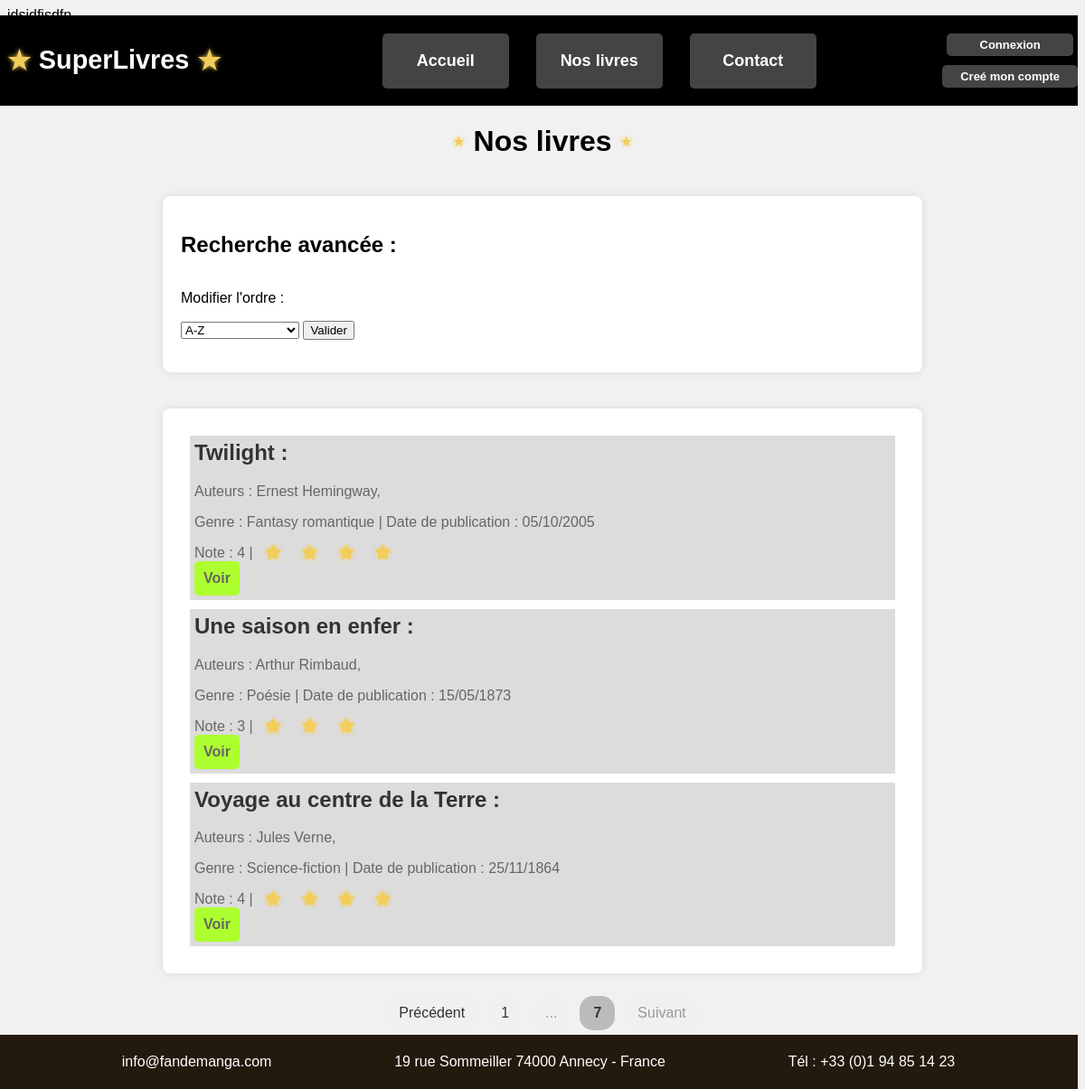
Screenshot of /Web/livres.php?pages=books&options=0&listbooks=7 with the database file from the repository.
### tables this page shows
CREATE TABLE Livre (
    id_livre INT AUTO_INCREMENT PRIMARY KEY,
    nom_livre VARCHAR(255) NOT NULL,
    date_de_publication DATE NOT NULL,
    genre VARCHAR(255),
    id_editeur INT,
    FOREIGN KEY (id_editeur) REFERENCES Editeur(id_editeur)
);

### Web/src/requests/table_books.php (called while the page is built, shortened)
<?php
function selectAllLivre($conn, $offset, $limit)
{
    $sql = "SELECT id_livre, nom_livre, date_de_publication, genre
             FROM Livre
             ORDER BY date_de_publication ASC
             LIMIT ? OFFSET ?";
    $stmt = mysqli_prepare($conn, $sql);
    mysqli_stmt_bind_param($stmt, "ii", $limit, $offset);
    mysqli_stmt_execute($stmt);
    $result = mysqli_stmt_get_result($stmt);
    return $result;
}
function selectCountLivre($conn)
{
    $sql = "SELECT COUNT(*) AS nb_livre FROM Livre";
    $result = mysqli_query($conn, $sql);
    if ($result) {
        $row = mysqli_fetch_assoc($result);
        return $row['nb_livre'];
    } else {
        echo "Error: " . mysqli_error($conn);
        return false;
    }
}
function selectAverageRateReview($conn, $id_livre)
{
    $res = mysqli_prepare($conn, "SELECT SUM(note) / COUNT(note) AS moyenne_note FROM avis WHERE id_livre = ?");
    mysqli_stmt_bind_param($res, "i", $id_livre);
    mysqli_stmt_execute($res);
    mysqli_stmt_bind_result($res, $moyenne_note);
    return $moyenne_note;
}
function selectAllLivreOrder($conn, $order, $offset, $limit)
{
    if ($order == 0) {
        $sql = "SELECT id_livre, nom_livre,date_de_publication,genre FROM Livre ORDER BY nom_livre ASC LIMIT ? OFFSET ?";
    } else if ($order == 1) {
        $sql = "SELECT id_livre, nom_livre,date_de_publication,genre FROM Livre ORDER BY nom_livre DESC LIMIT ? OFFSET ?";
    } else if ($order == 2) {
        $sql = "SELECT id_livre, nom_livre,date_de_publication,genre FROM Livre ORDER BY genre ASC LIMIT ? OFFSET ?";
    } else if ($order == 3) {
        $sql = "SELECT id_livre, nom_livre,date_de_publication,genre FROM Livre ORDER BY genre DESC LIMIT ? OFFSET ?";
    } else if ($order == 4) {
        $sql = "SELECT id_livre, nom_livre,date_de_publication,genre FROM Livre ORDER BY date_de_publication ASC LIMIT ? OFFSET ?";
    } else if ($order == 5) {
        $sql = "SELECT id_livre, nom_livre,date_de_publication,genre FROM Livre ORDER BY date_de_publication DESC LIMIT ? OFFSET ?";
    } else {
        $sql = "SELECT id_livre, nom_livre,date_de_publication,genre FROM Livre ORDER BY date_de_publication ASC LIMIT ? OFFSET ?";
    }
    $stmt = mysqli_prepare($conn, $sql);
    mysqli_stmt_bind_param($stmt, "ii", $limit, $offset);
    mysqli_stmt_execute($stmt);
    $result = mysqli_stmt_get_result($stmt);
    return $result;
}
function selectAuteursByIdLivre($conn, $id_livre)
{
    $res = mysqli_prepare($conn, "SELECT nom_auteur, prenom_auteur FROM auteur JOIN ecrit AS e ON e.id_auteur = auteur.id_auteur WHERE id_livre = ?");
    mysqli_stmt_bind_param($res, "i", $id_livre);
    mysqli_stmt_execute($res);
    $auteurs = [];
    mysqli_stmt_bind_result($res, $nom_auteur, $prenom_auteur);
    while (mysqli_stmt_fetch($res)) {
        $auteurs[] = $prenom_auteur . " " . $nom_auteur;
    }
    return $auteurs;
}

### Web/src/pages/books.php (the view, shortened to what this page needs)
<!DOCTYPE html>
<html lang="fr">
<?php
require_once("./src/requests/table_books.php");
$total_records = selectCountLivre($conn);
$limit = 10;
$total_pages = ceil($total_records / $limit);
$page = isset($_GET['listbooks']) ? intval($_GET['listbooks']) : 1;
$offset = ($page - 1) * $limit;
$options = isset($_GET['options']) ? intval($_GET['options']) : 0;
?>
<head>
    <link rel="stylesheet" type="text/css" href="./src/styles/global.css">
    <link rel="stylesheet" type="text/css" href="./src/styles/books.css">
    <link rel="stylesheet" type="text/css" href="./src/components/navbar/navbar.css">
    <link rel="stylesheet" type="text/css" href="./src/components/footer/footer.css">
</head>
<body>
    <?php
    require_once("./src/components/navbar/navbar.php");
    ?>
    <div class="container">
        <div class="container-titre">
            <span class="stars">★</span>
            <h1 class="titre"> Nos livres </h1>
            <span class="stars">★</span>
        </div>
        <div class="advanced_search">
            <h2>Recherche avancée : </h2>
            <div class="pack_advanced_search">
                <form action="livres.php" method="get">
                    <p>Modifier l'ordre :</p>
                    <select name="options">
                        <?php
                        $var = ['A-Z', 'Z-A', 'Genre croissant', 'Genre décroissant', 'Date croissante', 'Date décroissante'];
                        foreach ($var as $i => $valeur) {
                            echo "<option value=\"$i\">$valeur</option>";
                        }
                        ?>
                    </select>
                    <input type="submit" value="Valider">
                </form>
            </div>
        </div>
        <div class="list_books">
            <?php
            if (selectAllLivre($conn, $offset, $limit)) {
                if (!isset($_GET["options"])) {
                    $result = selectAllLivre($conn, $offset, $limit);
                    while ($row = mysqli_fetch_array($result)) {
                        echo "<div class='info'>";
                        echo "<h2> " . $row["nom_livre"] . " : </h2>";
                        echo "<p> Auteurs : ";
                        $auteurs = selectAuteursByIdLivre($conn, $row["id_livre"]);
                        foreach ($auteurs as $auteur) {
                            echo $auteur . ", ";
                        }
                        echo "</p>";
                        echo "<p> Genre : " . $row['genre'] . "      |   Date de publication : " . DateTime::createFromFormat('Y-m-d', $row["date_de_publication"])->format('d/m/Y') . " </p>";
                        echo "<p> Note : ";
                        if (selectAverageRateReview($conn, $row["id_livre"])) {
                            $moyenneNote = floatval(selectAverageRateReview($conn, $row["id_livre"]));
                            echo $moyenneNote . " | ";
                            while ($moyenneNote >= 0.5) {
                                if ($moyenneNote >= 1) {
                                    echo " <span class= 'stars' ><i class='fa-solid fa-star'></i></span> ";
                                    $moyenneNote = $moyenneNote - 1;
                                } else if ($moyenneNote >= 0.5) {
                                    echo "<span class= 'stars'> <i class='fa-solid fa-star-half-stroke'></i></span> ";
                                    $moyenneNote = $moyenneNote - 1;
                                } else {
                                    $moyenneNote = $moyenneNote - 1;
                                }
                            }
                        } else {
                        }
                        echo "</p>";
                        echo "<a href='./livres.php?pages=books_details&id_livre=" . $row["id_livre"] . "' class='books_button'>Voir</a>";
                        echo "</div>";
                    }
                } else {
                    $result = selectAllLivreOrder($conn, $_GET["options"], $offset, $limit);
                    while ($row = mysqli_fetch_array($result)) {
                        echo "<div class='info'>";
                        echo "<h2> " . $row["nom_livre"] . " : </h2>";
                        echo "<p> Auteurs : ";
                        $auteurs = selectAuteursByIdLivre($conn, $row["id_livre"]);
                        foreach ($auteurs as $auteur) {
                            echo $auteur . ", ";
                        }
                        echo "</p>";
                        echo "<p> Genre : " . $row['genre'] . "      |   Date de publication : " . DateTime::createFromFormat('Y-m-d', $row["date_de_publication"])->format('d/m/Y') . " </p>";
                        echo "<p> Note : ";
                        if (selectAverageRateReview($conn, $row["id_livre"])) {
                            $moyenneNote = floatval(selectAverageRateReview($conn, $row["id_livre"]));
                            echo $moyenneNote . " | ";
                            while ($moyenneNote >= 0.5) {
                                if ($moyenneNote >= 1) {
                                    echo " <span class= 'stars' ><i class='fa-solid fa-star'></i></span> ";
                                    $moyenneNote = $moyenneNote - 1;
                                } else if ($moyenneNote >= 0.5) {
                                    echo "<span class= 'stars'> <i class='fa-solid fa-star-half-stroke'></i></span> ";
                                    $moyenneNote = $moyenneNote - 1;
                                } else {
                                    $moyenneNote = $moyenneNote - 1;
                                }
                            }
                        } else {
                        }
                        echo "</p>";
                        echo "<a href='./livres.php?pages=books_details&id_livre=" . $row["id_livre"] . "' class='books_button'>Voir</a>";
                        echo "</div>";
                    }
                }
            }
            ?>
        </div>
        <div class="pagination">
            <?php
            if ($page > 1) {
                echo "<a href='livres.php?pages=books&options=$options &listbooks=" . ($page - 1) . " ' class='pagination_button'>Précédent</a>";
            } else {
                echo "<span class='pagination_button disabled'>Précédent</span>";
            }
            if ($page > 1) {
                echo "<a href='livres.php?pages=books&options=$options&listbooks=1' class='pagination_button'>1</a>";
                if ($page > 2) {
                    echo "<span class='pagination_button disabled'>...</span>";
                }
            }
            echo "<span class='pagination_button current_page'>$page</span>";
            if ($page < $total_pages) {
                echo "<a href='livres.php?pages=books&options=$options&listbooks=" . ($page + 1) . "' class='pagination_button'>Suivant</a>";
            } else {
                echo "<span class='pagination_button disabled'>Suivant</span>";
            }
            ?>
        </div>
    </div>
    <?php
    require_once("./src/components/footer/footer.php");
    ?>
</body>

### Web/src/styles/global.css (style rules this page uses)
body { font-family: 'Merriweather Sans', sans-serif; background-color: #f1f1f1; min-height: 100vh; height: 100%; }

### Web/src/styles/books.css (style rules this page uses)
.container { height:auto; width:100%; display: flex; flex-direction: column; align-items: center; }
.container-titre { display: flex; position: relative; flex-direction: row; font-weight: 250; font-size: 1rem; text-align: center; align-items: center; }
.stars { color: #f2cd5c; filter: drop-shadow(0 0 2.5px rgb(242, 205, 92)); margin-right: 9px; margin-left: 9px; }
.advanced_search { width: 800px; margin: 20px auto; padding: 20px; background-color: #fff; border-radius: 8px; box-shadow: 0 0 10px rgba(0, 0, 0, 0.1); }
.pack_advanced_search { display: flex; flex-direction: row; }
.list_books { width: 800px; margin: 20px auto; padding: 20px; background-color: #fff; border-radius: 8px; box-shadow: 0 0 10px rgba(0, 0, 0, 0.1); }
.info { margin: 10px 10px 10px 10px; padding:5px; background-color: gainsboro; }
.info h2 { margin-top: 0; color: #333; }
.info p { margin-bottom: 0; color: #666; }
.books_button { display: flex; border-radius: 5px; gap: 10px; text-decoration: none; color: #666; background-color: greenyellow; font-weight: bold; transition: all 0.3s; width : 30px; padding: 10px; }
.pagination { display: flex; position: relative; flex-direction: row; font-weight: 250; font-size: 1rem; text-align: center; align-items: center; }
.pagination_button { display: inline-block; padding: 10px 15px; margin: 5px; border-radius: 15px; background-color: #f0f0f0; text-decoration: none; color: #333; }
.pagination_button.current_page { font-weight: bold; background-color: #bbb; }
.pagination_button.disabled { pointer-events: none; color: #999; }

### rows the page displays
livre: nom_livre "Twilight", auteur "Ernest Hemingway", genre "Fantasy romantique", date_de_publication "05/10/2005", moyenneNote "4"
livre: nom_livre "Une saison en enfer", auteur "Arthur Rimbaud", genre "Poésie", date_de_publication "15/05/1873", moyenneNote "3"
livre: nom_livre "Voyage au centre de la Terre", auteur "Jules Verne", genre "Science-fiction", date_de_publication "25/11/1864", moyenneNote "4"

### other values shown
$page "7"
form field options "A-Z"
